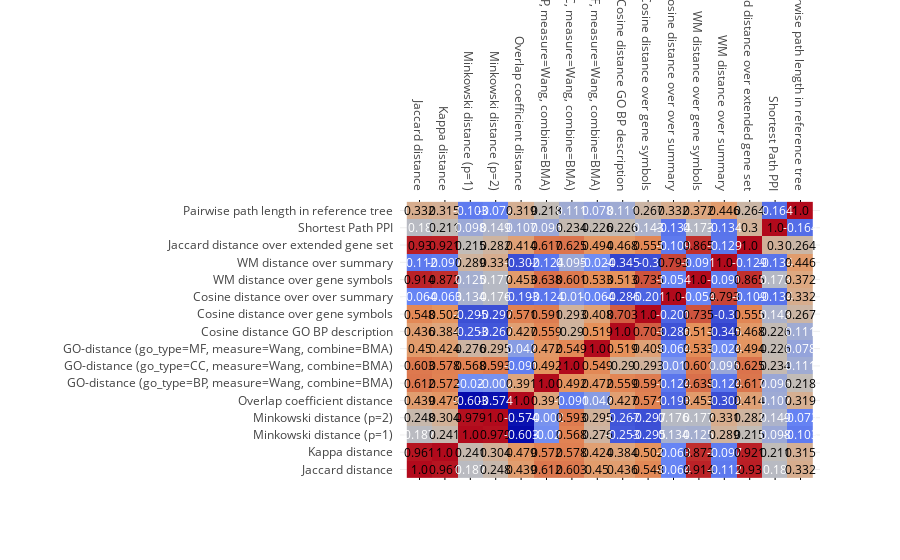
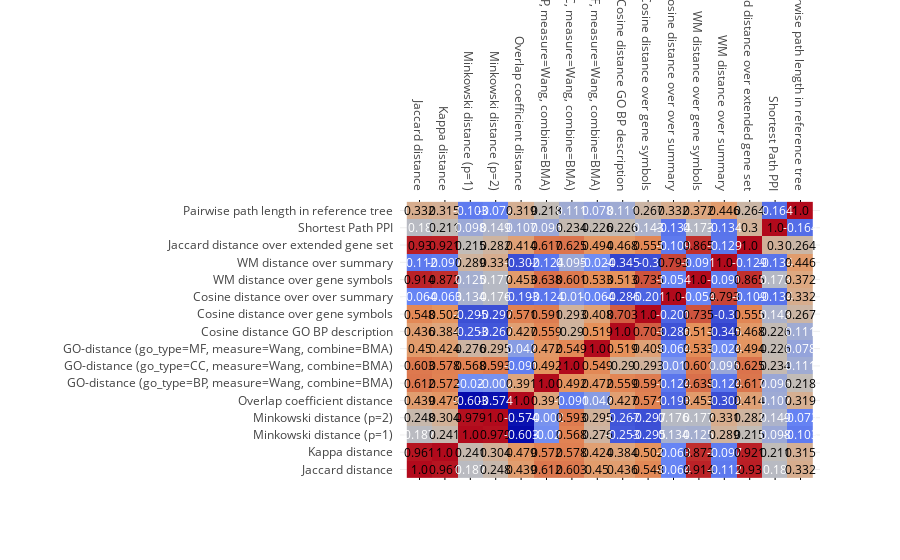

Notebook code cell kept with these figures, in order:
### Code cell
print(RenderTree(gsd.gene_sets.load_tree("evaluation_data/reactome/R-HSA-1474290/tree.json")))
print("Pearson correlations:")
iplot(create_heatmap(extract_score_df("R-HSA-1474290", "pearson")))
print("Spearman correlations:")
iplot(create_heatmap(extract_score_df("R-HSA-1474290", "spearman")))
